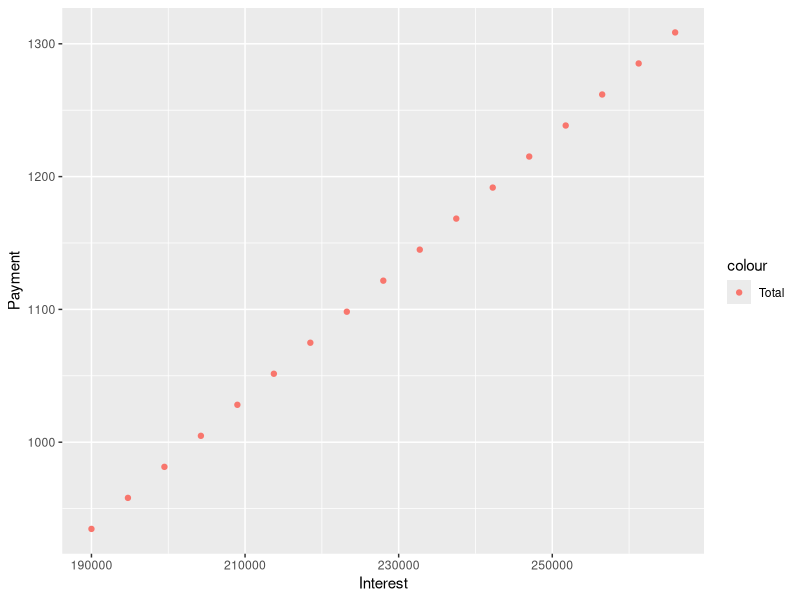

Recreate this plot in R.
###Monthly Payment Calculator
rm(list = ls())
library(ggplot2)

Monthly_Payment_Calc = function(L,n,i){
  #L #loan amount
  #n #months (30 years = 360)
  #i interest rate annual
  c = i/12 #interest rate monthly
  L = L - L*.05 #L*.05 is the down payment of 5%
  Payment = L*(c*((1 + c)**n))/((1 + c)**n - 1)
  
  Total_Paid = round(Payment*n,digits = 2)
  p = Total_Paid/L
  
  df <- data.frame(L,Payment,Total_Paid,p)
  
  return (df)
}

# use this for formatting
# options("scipen"=100, "digits"=6)

df <- data.frame("Interest"=double(),
                 "Payent"=double(),
                 "Total_Paid"=double(),
                 "Percent_of_Original_Loan"=double(),
                 stringsAsFactors=FALSE)
#names(df) <- c("Interest","Total Paid","Percent of Original Loan")

for(i in seq(200000,280000,5000)){
  nf <- Monthly_Payment_Calc(i,360,.0425)
  
  names(nf) <- c("Interest","Payment","Total_Paid","Percent_of_Original_Loan")
  df <- rbind(df,nf)
}

ggplot(df,aes(x = Interest)) + 
  geom_point(aes(y = Payment,color = 'Total')) #+
  #geom_point(aes(y = Percent_of_Original_Loan,color = 'Percent_of_Original_Loan'))

l = lm(formula = Interest ~ Payment,data = df)
summary(l)

